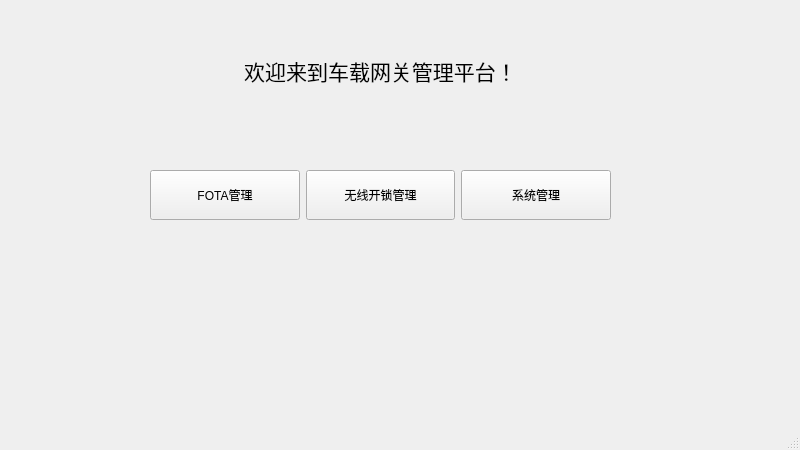
<?xml version="1.0" encoding="UTF-8"?>
<ui version="4.0">
 <class>homepage</class>
 <widget class="QMainWindow" name="homepage">
  <property name="geometry">
   <rect>
    <x>0</x>
    <y>0</y>
    <width>800</width>
    <height>450</height>
   </rect>
  </property>
  <property name="sizePolicy">
   <sizepolicy hsizetype="Fixed" vsizetype="Fixed">
    <horstretch>0</horstretch>
    <verstretch>0</verstretch>
   </sizepolicy>
  </property>
  <property name="minimumSize">
   <size>
    <width>450</width>
    <height>0</height>
   </size>
  </property>
  <property name="maximumSize">
   <size>
    <width>800</width>
    <height>450</height>
   </size>
  </property>
  <property name="windowTitle">
   <string>车载网关管理平台</string>
  </property>
  <property name="styleSheet">
   <string notr="true">background-image: url(:/new/prefix1/home2.jpg);</string>
  </property>
  <widget class="QWidget" name="centralwidget">
   <widget class="QLabel" name="label">
    <property name="geometry">
     <rect>
      <x>150</x>
      <y>40</y>
      <width>461</width>
      <height>61</height>
     </rect>
    </property>
    <property name="font">
     <font>
      <family>楷体</family>
      <pointsize>16</pointsize>
     </font>
    </property>
    <property name="lineWidth">
     <number>0</number>
    </property>
    <property name="text">
     <string>欢迎来到车载网关管理平台！</string>
    </property>
    <property name="alignment">
     <set>Qt::AlignCenter</set>
    </property>
   </widget>
   <widget class="QWidget" name="layoutWidget">
    <property name="geometry">
     <rect>
      <x>150</x>
      <y>140</y>
      <width>461</width>
      <height>111</height>
     </rect>
    </property>
    <layout class="QGridLayout" name="gridLayout">
     <item row="0" column="0">
      <widget class="QPushButton" name="fota_pb">
       <property name="sizePolicy">
        <sizepolicy hsizetype="Minimum" vsizetype="Fixed">
         <horstretch>0</horstretch>
         <verstretch>0</verstretch>
        </sizepolicy>
       </property>
       <property name="minimumSize">
        <size>
         <width>0</width>
         <height>50</height>
        </size>
       </property>
       <property name="text">
        <string>FOTA管理</string>
       </property>
      </widget>
     </item>
     <item row="0" column="1">
      <widget class="QPushButton" name="key_pb">
       <property name="minimumSize">
        <size>
         <width>0</width>
         <height>50</height>
        </size>
       </property>
       <property name="text">
        <string>无线开锁管理</string>
       </property>
      </widget>
     </item>
     <item row="0" column="2">
      <widget class="QPushButton" name="system_pb">
       <property name="minimumSize">
        <size>
         <width>0</width>
         <height>50</height>
        </size>
       </property>
       <property name="text">
        <string>系统管理</string>
       </property>
      </widget>
     </item>
    </layout>
   </widget>
  </widget>
  <widget class="QMenuBar" name="menubar">
   <property name="geometry">
    <rect>
     <x>0</x>
     <y>0</y>
     <width>800</width>
     <height>17</height>
    </rect>
   </property>
  </widget>
  <widget class="QStatusBar" name="statusbar"/>
 </widget>
 <resources/>
 <connections/>
</ui>
